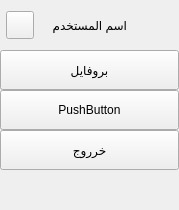
        <widget class="QFrame" name="extraLeftBox">
         <property name="minimumSize">
          <size>
           <width>0</width>
           <height>0</height>
          </size>
         </property>
         <property name="maximumSize">
          <size>
           <width>0</width>
           <height>16777215</height>
          </size>
         </property>
         <property name="frameShape">
          <enum>QFrame::NoFrame</enum>
         </property>
         <property name="frameShadow">
          <enum>QFrame::Raised</enum>
         </property>
         <layout class="QVBoxLayout" name="verticalLayout_5">
          <property name="spacing">
           <number>0</number>
          </property>
          <property name="leftMargin">
           <number>0</number>
          </property>
          <property name="topMargin">
           <number>0</number>
          </property>
          <property name="rightMargin">
           <number>0</number>
          </property>
          <property name="bottomMargin">
           <number>0</number>
          </property>
          <item>
           <widget class="QFrame" name="extraTopBg">
            <property name="minimumSize">
             <size>
              <width>0</width>
              <height>50</height>
             </size>
            </property>
            <property name="maximumSize">
             <size>
              <width>16777215</width>
              <height>50</height>
             </size>
            </property>
            <property name="frameShape">
             <enum>QFrame::NoFrame</enum>
            </property>
            <property name="frameShadow">
             <enum>QFrame::Raised</enum>
            </property>
            <layout class="QHBoxLayout" name="horizontalLayout_6">
             <property name="spacing">
              <number>0</number>
             </property>
             <property name="leftMargin">
              <number>0</number>
             </property>
             <property name="topMargin">
              <number>0</number>
             </property>
             <property name="rightMargin">
              <number>0</number>
             </property>
             <property name="bottomMargin">
              <number>0</number>
             </property>
             <item>
              <layout class="QGridLayout" name="extraTopLayout">
               <property name="leftMargin">
                <number>6</number>
               </property>
               <property name="rightMargin">
                <number>6</number>
               </property>
               <property name="horizontalSpacing">
                <number>18</number>
               </property>
               <property name="verticalSpacing">
                <number>0</number>
               </property>
               <item row="0" column="2">
                <widget class="QFrame" name="extraIcon">
                 <property name="minimumSize">
                  <size>
                   <width>28</width>
                   <height>28</height>
                  </size>
                 </property>
                 <property name="maximumSize">
                  <size>
                   <width>28</width>
                   <height>28</height>
                  </size>
                 </property>
                 <property name="styleSheet">
                  <string notr="true">background-image: url(:/icons/assets/images/icons/cil-user.png);</string>
                 </property>
                 <property name="frameShape">
                  <enum>QFrame::NoFrame</enum>
                 </property>
                 <property name="frameShadow">
                  <enum>QFrame::Raised</enum>
                 </property>
                </widget>
               </item>
               <item row="0" column="1">
                <widget class="QLabel" name="extraLabel">
                 <property name="minimumSize">
                  <size>
                   <width>0</width>
                   <height>0</height>
                  </size>
                 </property>
                 <property name="maximumSize">
                  <size>
                   <width>150</width>
                   <height>16777215</height>
                  </size>
                 </property>
                 <property name="text">
                  <string>اسم المستخدم</string>
                 </property>
                </widget>
               </item>
               <item row="0" column="0">
                <widget class="QPushButton" name="extraCloseColumnBtn">
                 <property name="minimumSize">
                  <size>
                   <width>28</width>
                   <height>28</height>
                  </size>
                 </property>
                 <property name="maximumSize">
                  <size>
                   <width>28</width>
                   <height>28</height>
                  </size>
                 </property>
                 <property name="text">
                  <string/>
                 </property>
                 <property name="icon">
                  <iconset resource="../../Resorces.qrc">
                   <normaloff>:/icons/assets/images/icons/icon_close.png</normaloff>:/icons/assets/images/icons/icon_close.png</iconset>
                 </property>
                </widget>
               </item>
              </layout>
             </item>
            </layout>
           </widget>
          </item>
          <item>
           <widget class="QFrame" name="extraContent">
            <property name="minimumSize">
             <size>
              <width>0</width>
              <height>0</height>
             </size>
            </property>
            <property name="frameShape">
             <enum>QFrame::NoFrame</enum>
            </property>
            <property name="frameShadow">
             <enum>QFrame::Raised</enum>
            </property>
            <layout class="QVBoxLayout" name="verticalLayout_6">
             <property name="spacing">
              <number>0</number>
             </property>
             <property name="leftMargin">
              <number>0</number>
             </property>
             <property name="topMargin">
              <number>0</number>
             </property>
             <property name="rightMargin">
              <number>0</number>
             </property>
             <property name="bottomMargin">
              <number>0</number>
             </property>
             <item>
              <widget class="QFrame" name="extraTopMenu">
               <property name="frameShape">
                <enum>QFrame::NoFrame</enum>
               </property>
               <property name="frameShadow">
                <enum>QFrame::Raised</enum>
               </property>
               <layout class="QVBoxLayout" name="verticalLayout_7">
                <property name="spacing">
                 <number>0</number>
                </property>
                <property name="leftMargin">
                 <number>0</number>
                </property>
                <property name="topMargin">
                 <number>0</number>
                </property>
                <property name="rightMargin">
                 <number>0</number>
                </property>
                <property name="bottomMargin">
                 <number>0</number>
                </property>
                <item>
                 <widget class="QPushButton" name="pushButton_5">
                  <property name="minimumSize">
                   <size>
                    <width>0</width>
                    <height>40</height>
                   </size>
                  </property>
                  <property name="text">
                   <string>بروفايل</string>
                  </property>
                 </widget>
                </item>
                <item>
                 <widget class="QPushButton" name="pushButton_6">
                  <property name="minimumSize">
                   <size>
                    <width>0</width>
                    <height>40</height>
                   </size>
                  </property>
                  <property name="text">
                   <string>PushButton</string>
                  </property>
                 </widget>
                </item>
                <item>
                 <widget class="QPushButton" name="pushButton_7">
                  <property name="minimumSize">
                   <size>
                    <width>0</width>
                    <height>40</height>
                   </size>
                  </property>
                  <property name="text">
                   <string>خرروج</string>
                  </property>
                 </widget>
                </item>
               </layout>
              </widget>
             </item>
             <item>
              <spacer name="verticalSpacer_2">
               <property name="orientation">
                <enum>Qt::Vertical</enum>
               </property>
               <property name="sizeHint" stdset="0">
                <size>
                 <width>20</width>
                 <height>40</height>
                </size>
               </property>
              </spacer>
             </item>
             <item>
              <widget class="QFrame" name="extraBottom">
               <property name="maximumSize">
                <size>
                 <width>16777215</width>
                 <height>10</height>
                </size>
               </property>
               <property name="frameShape">
                <enum>QFrame::NoFrame</enum>
               </property>
               <property name="frameShadow">
                <enum>QFrame::Raised</enum>
               </property>
              </widget>
             </item>
            </layout>
           </widget>
          </item>
         </layout>
        </widget>
